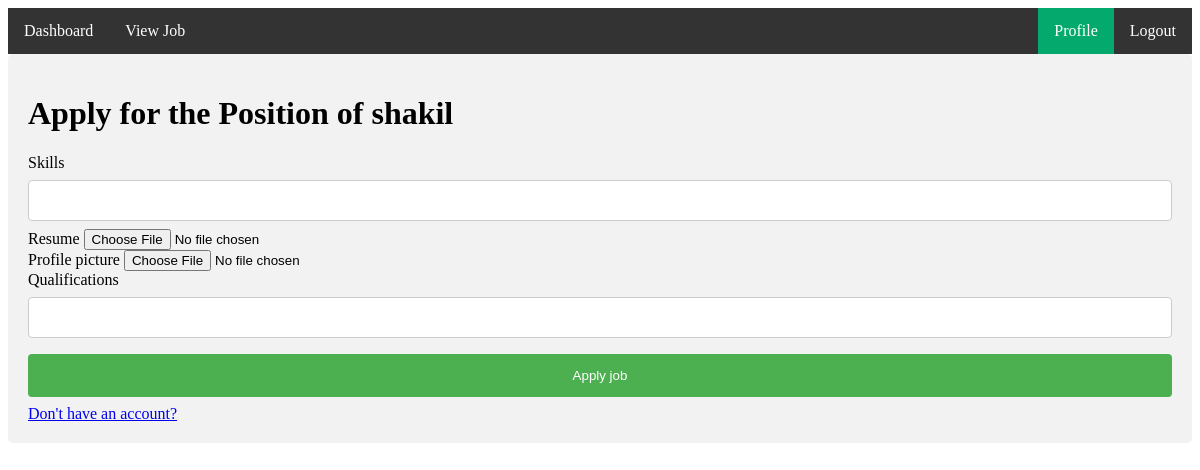
The page /applyjob/2 (signed in) on the database as committed earlier.
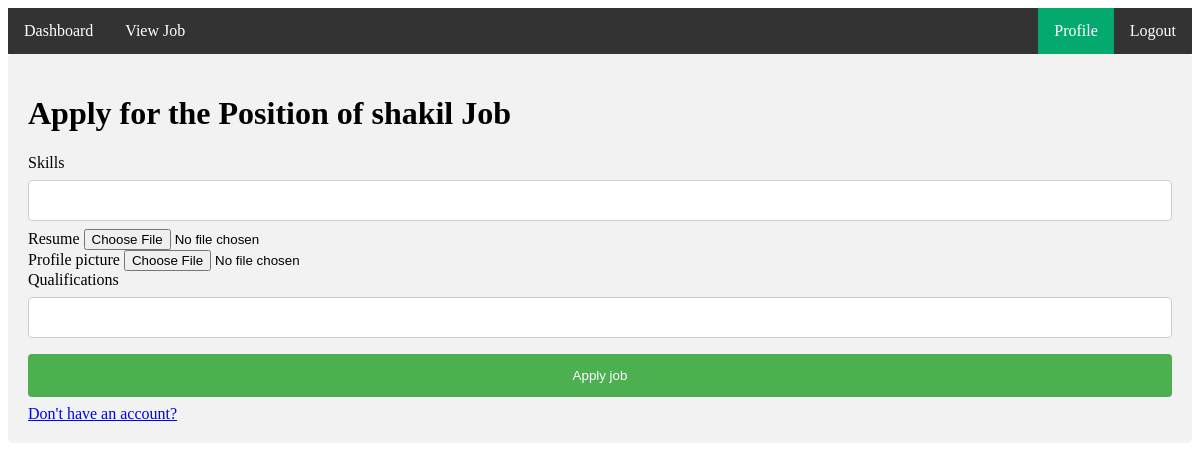
The same page on the database as committed later.
### jobApp/models.py (models this page shows, shortened)
class JobModel(models.Model):
    job_title=models.CharField(max_length=100)
    company_description=models.TextField()
    company_logo=models.ImageField(upload_to='media/company_logo')
    company_name=models.CharField(max_length=100)
    company_location=models.TextField()
    qualifications=models.CharField(max_length=100)
    deadline=models.DateField()
    salary=models.CharField(max_length=100)
    created_by=models.ForeignKey(CustomUserModel,on_delete=models.CASCADE)

### jobProject/views.py (the view, shortened to what this page needs)
# urls.py: path('applyjob/<str:jobid>',applyjob,name='applyjob'),
@login_required
def applyjob(request,jobid):
    job=get_object_or_404(JobModel,id=jobid)
    jobDict={
        'job':job
    }
    already_applied=ApplyJobModel.objects.filter(applicant=request.user,applied_job=job).exists()
    if already_applied:
        messages.warning(request,"Already applied")
        return redirect('viewjob')
    jobDict['already_applied'] = already_applied
    return render(request,'seeker/applyjob.html',jobDict)

### templates/seeker/applyjob.html (shortened to what this page needs)
{% extends 'common/base.html' %}
{% block content %}
<!DOCTYPE html>
<html>
<body>
<div>
  <form action="{% url 'applyjob' job.id %}" method="POST" enctype="multipart/form-data">
    <h1>Apply for the Position of {{job.job_title}}</h1>
    <label for="fname">Skills</label>
    <input type="text" id="fname" name="skills">
    <label for="fname">Resume</label>
    <input type="file" id="fname" name="resume">
    <br>
    <label for="fname">Profile picture</label>
    <input type="file" id="fname" name="seeker_profile_pic">
    <br>
    <label for="fname">Qualifications</label>
    <input type="text" id="fname" name="qualifications">
    <input type="submit" value="Apply job">
</form>
<a href="{% url 'signup' %}">Don't have an account?</a>
</div>
</body>
</html>
{% endblock content %}

Rows that differ between the two databases and show on the page:
changed JobModel: job_title "shakil" → "shakil Job"
